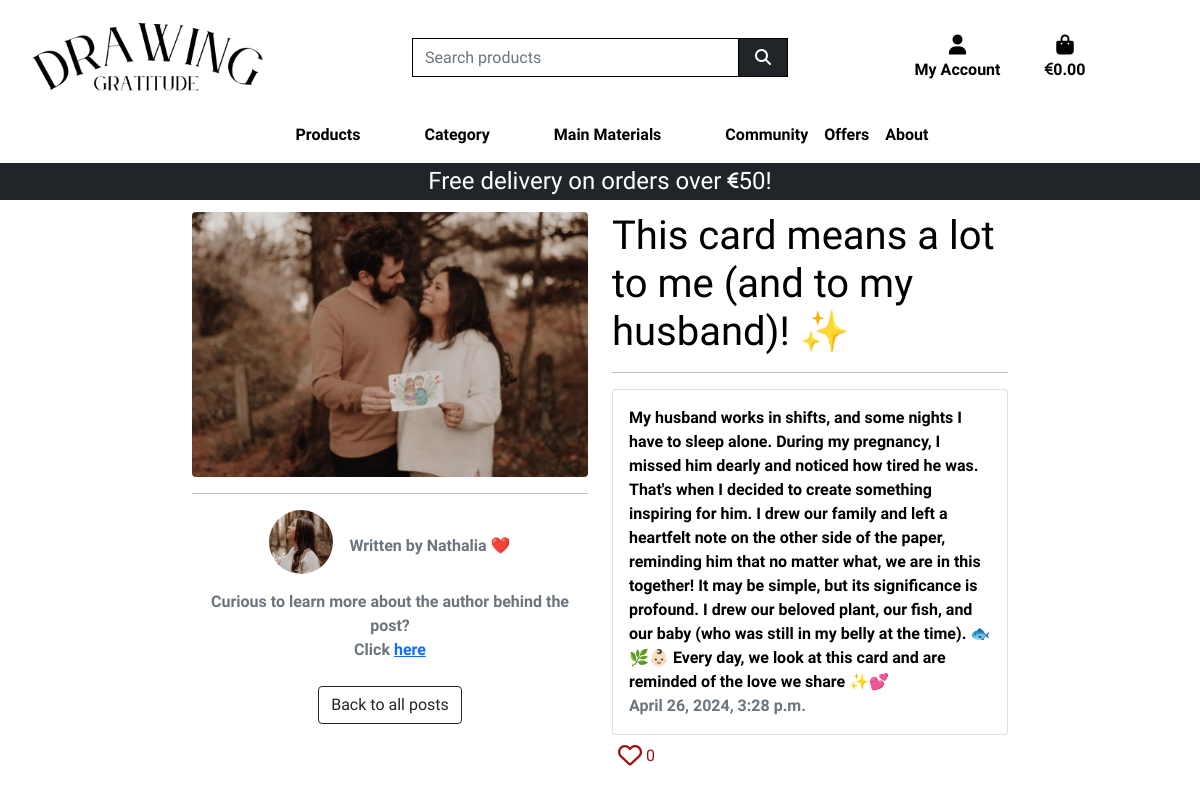
Page /blog/this-card-means-a-lot-to-me-and-to-my-husband/ on the committed database.
### blog/models.py (models this page shows, shortened)
class Post(models.Model):
    title = models.CharField(max_length=200, unique=True)
    slug = models.SlugField(max_length=200, unique=True)
    content = models.TextField()
    created_on = models.DateTimeField(auto_now_add=True)
    like = models.ManyToManyField(
        User, default=None, related_name='like_posts', blank=True
    )
    author = models.ForeignKey(AboutMe, on_delete=models.CASCADE)
    image = models.ImageField(null=True, blank=True, upload_to='media/posts')

### about/models.py (models this page shows)
class AboutMe(models.Model):
    artist = models.CharField(max_length=100)
    title = models.CharField(max_length=254)
    content = models.TextField()
    image_url = models.URLField(max_length=1024, null=True, blank=True)
    image = models.ImageField(null=True, blank=True)
    def __str__(self):
        return self.artist

### blog/views.py (the view)
# urls.py: path('<slug:slug>/', views.post_detail, name='post_detail'),
def post_detail(request, slug):
    queryset = Post.objects.all()
    post = get_object_or_404(queryset, slug=slug)
    return render(
        request, "blog/post_detail.html",{"post": post,},
    )

### bag/contexts.py (called while the page is built, shortened)
def bag_contents(request):
    bag_items = []
    total = 0
    total_discounted_price = 0
    product_count = 0
    bag = request.session.get('bag', {})
    delivery = total * Decimal(settings.STANDARD_DELIVERY_PERCENTAGE / 100) if total < settings.FREE_DELIVERY_THRESHOLD else 0
    grand_total = total + delivery
    context = {
        'bag_items': bag_items,
        'total': total,
        'total_discounted_price': total_discounted_price,
        'product_count': product_count,
        'delivery': delivery,
        'free_delivery_delta': max(0, settings.FREE_DELIVERY_THRESHOLD - total),
        'free_delivery_threshold': settings.FREE_DELIVERY_THRESHOLD,
        'grand_total': grand_total,
    }
    return context

### blog/templates/blog/post_detail.html (shortened to what this page needs)
{% extends "base.html" %}
{% load static %}
{% block page_header %}
    <div class="container header-container">
    </div>
{% endblock %}
{% block content %}
    <div class="container mt-5">
        <div class="row m-5">
          <div class="col-6">
            <img class="justify-content-center rounded img-fluid" src="{{ post.image.url }}">
            <hr>
            <div class="d-flex justify-content-center">
              <img src="{{ MEDIA_URL }}about/myself.jpg" alt="Author's picture" style="max-width: 4em; border-radius: 50%; margin-right: 1em;">
              <p class="text-muted mt-4">Written by {{ post.author }} </p>
            </div>
            <div class="text-center mt-3">
              <p class="text-muted"> Curious to learn more about the author behind the post? <br> Click <a href="{% url 'about_me' %}">here</a></p>
              <a class="btn btn-outline-dark mb-2 mt-2 justify-content-center" href="{% url 'blog' %}">Back to all posts</a>
            </div>
          </div>
          <div class="col-6">
            <h1 class="post-title">{{ post.title }}</h1>
            <hr>
            <div class="card card-body post-card">
              {{ post.content | safe }}
              <span class="text-muted">{{ post.created_on }} </span>
            </div>
            <form action="{% url 'like_post' slug=post.slug %}" method="post">
              <button type="submit" class="like-btn mt-2">
                {% if request.user in post.like.all %}
                  <i class="fa-solid fa-heart fa-beat-fade fa-xl"></i> {{ post.like.count }}
                {% else %}
                  <i class="fa-regular fa-heart fa-beat-fade fa-xl"></i> {{ post.like.count }}
                {% endif %}
              </button>
            </form>
          </div>
    </div>
{% endblock %}

### static/css/base.css (style rules this page uses)
html { height: 100%; }
body { background-color: white; font-family: "Quicksand", sans-serif; font-optical-sizing: auto; font-weight: 600; color: black; }
.like-btn { border: none; background-color: #fff; color: rgb(158, 15, 15); }
@media (min-width: 1200px) { .container { max-width: 80%; } }
@media (min-width: 992px) { .header-container { padding-top: 164px; } }

### rows in the picture
Post: image (picture), author "Nathalia ❤️", title "This card means a lot to me (and to my husband)! ✨️", content "My husband works in shifts, and some nights I have to sleep alone. During my pregnancy, I missed him dearly and noticed how tired he was. That's when I decided to create something inspiring for him. I drew our family and left a heartfelt note on the other side of the paper, reminding him that no matter what, we are in this together! It may be simple, but its significance is profound. I drew our beloved plant, our fish, and our baby (who was still in my belly at the time). 🐟🌿👶🏻 Every day, we look at this card and are reminded of the love we share ✨️💕", created_on "April 26, 2024, 3:28 p.m.", like.count "0"

### other values in the picture
{{ free_delivery_threshold }} "50"
